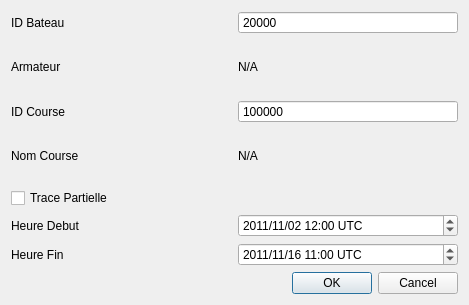
<?xml version="1.0" encoding="UTF-8"?>
<ui version="4.0">
 <class>DialogDownloadTracks</class>
 <widget class="QDialog" name="DialogDownloadTracks">
  <property name="geometry">
   <rect>
    <x>0</x>
    <y>0</y>
    <width>469</width>
    <height>305</height>
   </rect>
  </property>
  <property name="windowTitle">
   <string>Banque des Traces</string>
  </property>
  <layout class="QHBoxLayout" name="horizontalLayout">
   <item>
    <layout class="QGridLayout" name="gridLayout">
     <item row="0" column="0">
      <widget class="QLabel" name="labelBoatID">
       <property name="text">
        <string>ID Bateau</string>
       </property>
      </widget>
     </item>
     <item row="0" column="1">
      <widget class="QSpinBox" name="boatIDEdit">
       <property name="toolTip">
        <string/>
       </property>
       <property name="buttonSymbols">
        <enum>QAbstractSpinBox::NoButtons</enum>
       </property>
       <property name="keyboardTracking">
        <bool>false</bool>
       </property>
       <property name="maximum">
        <number>999999</number>
       </property>
       <property name="value">
        <number>20000</number>
       </property>
      </widget>
     </item>
     <item row="1" column="0">
      <widget class="QLabel" name="labelBoatName">
       <property name="text">
        <string>Armateur</string>
       </property>
      </widget>
     </item>
     <item row="1" column="1">
      <widget class="QLabel" name="labelDisplayBoatName">
       <property name="text">
        <string>N/A</string>
       </property>
      </widget>
     </item>
     <item row="2" column="0">
      <widget class="QLabel" name="labelRaceID">
       <property name="text">
        <string>ID Course</string>
       </property>
      </widget>
     </item>
     <item row="2" column="1">
      <widget class="QSpinBox" name="raceIDEdit">
       <property name="buttonSymbols">
        <enum>QAbstractSpinBox::NoButtons</enum>
       </property>
       <property name="keyboardTracking">
        <bool>false</bool>
       </property>
       <property name="maximum">
        <number>99999999</number>
       </property>
       <property name="value">
        <number>20120101</number>
       </property>
      </widget>
     </item>
     <item row="3" column="0">
      <widget class="QLabel" name="labelRaceName">
       <property name="text">
        <string>Nom Course</string>
       </property>
      </widget>
     </item>
     <item row="3" column="1">
      <widget class="QLabel" name="labelDisplayRaceName">
       <property name="text">
        <string>N/A</string>
       </property>
      </widget>
     </item>
     <item row="4" column="0" colspan="2">
      <widget class="QCheckBox" name="frameTrackCheckBox">
       <property name="text">
        <string>Trace Partielle</string>
       </property>
      </widget>
     </item>
     <item row="5" column="0">
      <widget class="QLabel" name="labelStartTime">
       <property name="text">
        <string>Heure Debut</string>
       </property>
      </widget>
     </item>
     <item row="5" column="1">
      <widget class="QDateTimeEdit" name="startTimeEdit">
       <property name="inputMethodHints">
        <set>Qt::ImhPreferNumbers</set>
       </property>
       <property name="dateTime">
        <datetime>
         <hour>12</hour>
         <minute>0</minute>
         <second>0</second>
         <year>2011</year>
         <month>11</month>
         <day>2</day>
        </datetime>
       </property>
       <property name="displayFormat">
        <string>yyyy/MM/dd hh:mm UTC</string>
       </property>
       <property name="timeSpec">
        <enum>Qt::UTC</enum>
       </property>
      </widget>
     </item>
     <item row="6" column="0">
      <widget class="QLabel" name="labelEndTime">
       <property name="text">
        <string>Heure Fin</string>
       </property>
      </widget>
     </item>
     <item row="6" column="1">
      <widget class="QDateTimeEdit" name="endTimeEdit">
       <property name="dateTime">
        <datetime>
         <hour>11</hour>
         <minute>0</minute>
         <second>0</second>
         <year>2011</year>
         <month>11</month>
         <day>16</day>
        </datetime>
       </property>
       <property name="displayFormat">
        <string>yyyy/MM/dd hh:mm UTC</string>
       </property>
       <property name="timeSpec">
        <enum>Qt::UTC</enum>
       </property>
      </widget>
     </item>
     <item row="7" column="0" colspan="2">
      <widget class="QDialogButtonBox" name="buttonBox">
       <property name="orientation">
        <enum>Qt::Horizontal</enum>
       </property>
       <property name="standardButtons">
        <set>QDialogButtonBox::Cancel|QDialogButtonBox::Ok</set>
       </property>
      </widget>
     </item>
    </layout>
   </item>
  </layout>
 </widget>
 <resources/>
 <connections>
  <connection>
   <sender>buttonBox</sender>
   <signal>accepted()</signal>
   <receiver>DialogDownloadTracks</receiver>
   <slot>accept()</slot>
   <hints>
    <hint type="sourcelabel">
     <x>248</x>
     <y>254</y>
    </hint>
    <hint type="destinationlabel">
     <x>157</x>
     <y>274</y>
    </hint>
   </hints>
  </connection>
  <connection>
   <sender>buttonBox</sender>
   <signal>rejected()</signal>
   <receiver>DialogDownloadTracks</receiver>
   <slot>reject()</slot>
   <hints>
    <hint type="sourcelabel">
     <x>316</x>
     <y>260</y>
    </hint>
    <hint type="destinationlabel">
     <x>286</x>
     <y>274</y>
    </hint>
   </hints>
  </connection>
 </connections>
</ui>
